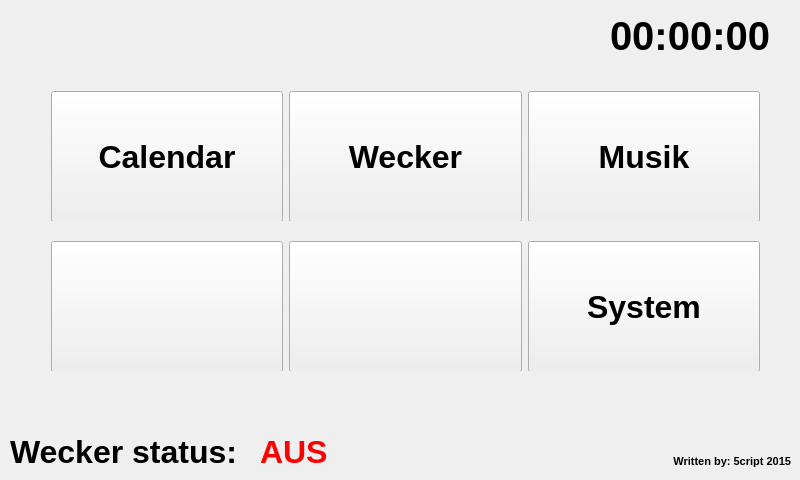
<?xml version="1.0" encoding="UTF-8"?>
<ui version="4.0">
 <class>MainWindow</class>
 <widget class="QMainWindow" name="MainWindow">
  <property name="geometry">
   <rect>
    <x>0</x>
    <y>0</y>
    <width>800</width>
    <height>480</height>
   </rect>
  </property>
  <property name="windowTitle">
   <string>MainWindow</string>
  </property>
  <property name="styleSheet">
   <string notr="true"/>
  </property>
  <widget class="QWidget" name="centralWidget">
   <widget class="QLabel" name="uhrzeit">
    <property name="geometry">
     <rect>
      <x>610</x>
      <y>10</y>
      <width>181</width>
      <height>51</height>
     </rect>
    </property>
    <property name="font">
     <font>
      <pointsize>30</pointsize>
      <weight>75</weight>
      <bold>true</bold>
     </font>
    </property>
    <property name="styleSheet">
     <string notr="true"/>
    </property>
    <property name="text">
     <string>00:00:00</string>
    </property>
   </widget>
   <widget class="QLabel" name="label">
    <property name="geometry">
     <rect>
      <x>10</x>
      <y>431</y>
      <width>241</width>
      <height>41</height>
     </rect>
    </property>
    <property name="font">
     <font>
      <pointsize>24</pointsize>
      <weight>75</weight>
      <bold>true</bold>
     </font>
    </property>
    <property name="autoFillBackground">
     <bool>false</bool>
    </property>
    <property name="styleSheet">
     <string notr="true"/>
    </property>
    <property name="text">
     <string>Wecker status:</string>
    </property>
   </widget>
   <widget class="QLabel" name="alarm_status">
    <property name="geometry">
     <rect>
      <x>260</x>
      <y>431</y>
      <width>81</width>
      <height>41</height>
     </rect>
    </property>
    <property name="font">
     <font>
      <pointsize>24</pointsize>
      <weight>75</weight>
      <bold>true</bold>
     </font>
    </property>
    <property name="styleSheet">
     <string notr="true">color: rgb(255, 0, 0);</string>
    </property>
    <property name="text">
     <string>AUS</string>
    </property>
   </widget>
   <widget class="QWidget" name="layoutWidget">
    <property name="geometry">
     <rect>
      <x>40</x>
      <y>80</y>
      <width>731</width>
      <height>141</height>
     </rect>
    </property>
    <layout class="QHBoxLayout" name="horizontalLayout">
     <item>
      <widget class="QPushButton" name="calendar_button">
       <property name="minimumSize">
        <size>
         <width>0</width>
         <height>131</height>
        </size>
       </property>
       <property name="font">
        <font>
         <pointsize>24</pointsize>
         <weight>75</weight>
         <bold>true</bold>
        </font>
       </property>
       <property name="autoFillBackground">
        <bool>false</bool>
       </property>
       <property name="styleSheet">
        <string notr="true"/>
       </property>
       <property name="text">
        <string>Calendar</string>
       </property>
       <property name="flat">
        <bool>false</bool>
       </property>
      </widget>
     </item>
     <item>
      <widget class="QPushButton" name="alarm_button">
       <property name="minimumSize">
        <size>
         <width>0</width>
         <height>131</height>
        </size>
       </property>
       <property name="font">
        <font>
         <pointsize>24</pointsize>
         <weight>75</weight>
         <bold>true</bold>
        </font>
       </property>
       <property name="autoFillBackground">
        <bool>false</bool>
       </property>
       <property name="styleSheet">
        <string notr="true"/>
       </property>
       <property name="text">
        <string>Wecker</string>
       </property>
       <property name="flat">
        <bool>false</bool>
       </property>
      </widget>
     </item>
     <item>
      <widget class="QPushButton" name="music_button">
       <property name="minimumSize">
        <size>
         <width>0</width>
         <height>131</height>
        </size>
       </property>
       <property name="font">
        <font>
         <pointsize>24</pointsize>
         <weight>75</weight>
         <bold>true</bold>
        </font>
       </property>
       <property name="autoFillBackground">
        <bool>false</bool>
       </property>
       <property name="styleSheet">
        <string notr="true"/>
       </property>
       <property name="text">
        <string>Musik</string>
       </property>
       <property name="flat">
        <bool>false</bool>
       </property>
      </widget>
     </item>
    </layout>
   </widget>
   <widget class="QWidget" name="layoutWidget_2">
    <property name="geometry">
     <rect>
      <x>40</x>
      <y>230</y>
      <width>731</width>
      <height>141</height>
     </rect>
    </property>
    <layout class="QHBoxLayout" name="horizontalLayout_2">
     <item>
      <widget class="QPushButton" name="none">
       <property name="minimumSize">
        <size>
         <width>0</width>
         <height>131</height>
        </size>
       </property>
       <property name="font">
        <font>
         <pointsize>24</pointsize>
         <weight>75</weight>
         <bold>true</bold>
        </font>
       </property>
       <property name="autoFillBackground">
        <bool>false</bool>
       </property>
       <property name="styleSheet">
        <string notr="true"/>
       </property>
       <property name="text">
        <string/>
       </property>
       <property name="flat">
        <bool>false</bool>
       </property>
      </widget>
     </item>
     <item>
      <widget class="QPushButton" name="none2">
       <property name="minimumSize">
        <size>
         <width>0</width>
         <height>131</height>
        </size>
       </property>
       <property name="font">
        <font>
         <pointsize>24</pointsize>
         <weight>75</weight>
         <bold>true</bold>
        </font>
       </property>
       <property name="autoFillBackground">
        <bool>false</bool>
       </property>
       <property name="styleSheet">
        <string notr="true"/>
       </property>
       <property name="text">
        <string/>
       </property>
       <property name="flat">
        <bool>false</bool>
       </property>
      </widget>
     </item>
     <item>
      <widget class="QPushButton" name="system_menu">
       <property name="minimumSize">
        <size>
         <width>0</width>
         <height>131</height>
        </size>
       </property>
       <property name="font">
        <font>
         <pointsize>24</pointsize>
         <weight>75</weight>
         <bold>true</bold>
        </font>
       </property>
       <property name="autoFillBackground">
        <bool>false</bool>
       </property>
       <property name="styleSheet">
        <string notr="true"/>
       </property>
       <property name="text">
        <string>System</string>
       </property>
       <property name="flat">
        <bool>false</bool>
       </property>
      </widget>
     </item>
    </layout>
   </widget>
   <widget class="QLabel" name="copyRightLabel">
    <property name="geometry">
     <rect>
      <x>660</x>
      <y>451</y>
      <width>131</width>
      <height>20</height>
     </rect>
    </property>
    <property name="font">
     <font>
      <pointsize>8</pointsize>
      <weight>75</weight>
      <bold>true</bold>
     </font>
    </property>
    <property name="autoFillBackground">
     <bool>false</bool>
    </property>
    <property name="styleSheet">
     <string notr="true"/>
    </property>
    <property name="text">
     <string>Written by: 5cript 2015</string>
    </property>
    <property name="alignment">
     <set>Qt::AlignRight|Qt::AlignTrailing|Qt::AlignVCenter</set>
    </property>
   </widget>
  </widget>
 </widget>
 <layoutdefault spacing="6" margin="11"/>
 <resources/>
 <connections>
  <connection>
   <sender>uhrzeit</sender>
   <signal>windowTitleChanged(QString)</signal>
   <receiver>MainWindow</receiver>
   <slot>repaint()</slot>
   <hints>
    <hint type="sourcelabel">
     <x>850</x>
     <y>55</y>
    </hint>
    <hint type="destinationlabel">
     <x>511</x>
     <y>383</y>
    </hint>
   </hints>
  </connection>
 </connections>
</ui>
